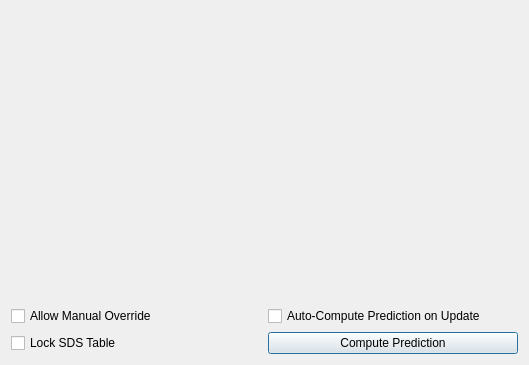
<?xml version="1.0" encoding="UTF-8"?>
<ui version="4.0">
 <class>Dialog</class>
 <widget class="QDialog" name="Dialog">
  <property name="geometry">
   <rect>
    <x>0</x>
    <y>0</y>
    <width>529</width>
    <height>365</height>
   </rect>
  </property>
  <property name="windowTitle">
   <string>Dialog</string>
  </property>
  <layout class="QVBoxLayout" name="verticalLayout">
   <item>
    <widget class="QWidget" name="prediction_table_placeholder" native="true">
     <layout class="QHBoxLayout" name="horizontalLayout_2"/>
    </widget>
   </item>
   <item>
    <layout class="QGridLayout" name="gridLayout">
     <item row="1" column="0">
      <widget class="QCheckBox" name="checkBox">
       <property name="text">
        <string>Lock SDS Table</string>
       </property>
      </widget>
     </item>
     <item row="1" column="1">
      <widget class="QPushButton" name="pushButton">
       <property name="text">
        <string>Compute Prediction</string>
       </property>
      </widget>
     </item>
     <item row="0" column="1">
      <widget class="QCheckBox" name="checkBox_2">
       <property name="text">
        <string>Auto-Compute Prediction on Update</string>
       </property>
      </widget>
     </item>
     <item row="0" column="0">
      <widget class="QCheckBox" name="checkBox_3">
       <property name="text">
        <string>Allow Manual Override</string>
       </property>
      </widget>
     </item>
    </layout>
   </item>
  </layout>
 </widget>
 <resources/>
 <connections/>
</ui>
